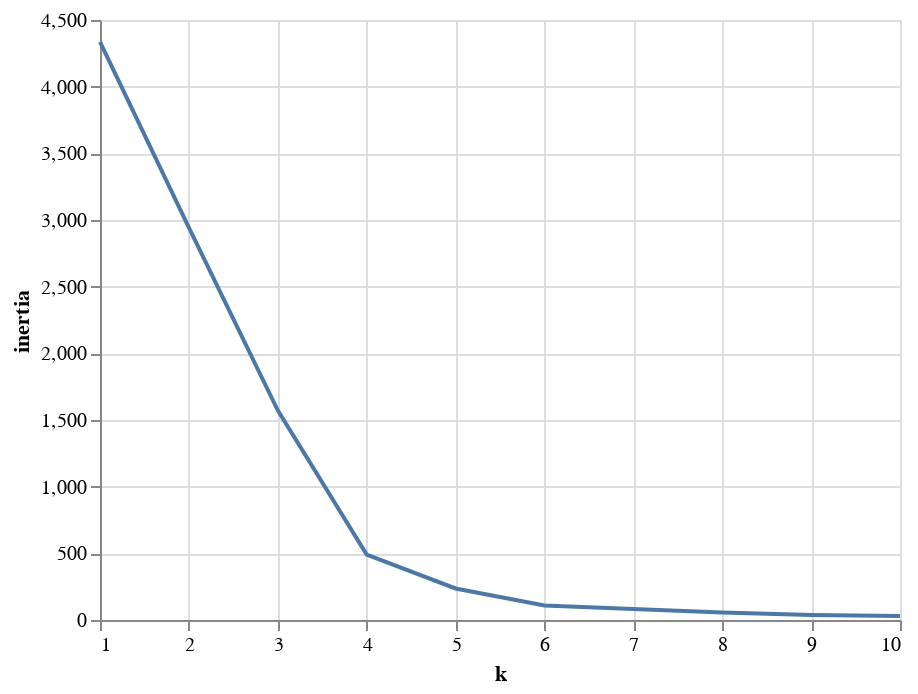

The cell this chart's notebook holds for it:
### Code cell
import altair as alt
alt.Chart(df_elbow).mark_line().encode(
    x='k',
    y='inertia'
)

### Figure 1 — Vega-Lite specification as saved in the notebook (floating-point values rounded to 4 significant figures)
{"config": {"view": {"continuousWidth": 400, "continuousHeight": 300}}, "data": {"name": "data-467548673a11b74de0a79ec2db6e8c33"}, "mark": "line", "encoding": {"x": {"field": "k", "type": "quantitative"}, "y": {"field": "inertia", "type": "quantitative"}}, "$schema": "https://vega.github.io/schema/vega-lite/v4.17.0.json", "datasets": {"data-467548673a11b74de0a79ec2db6e8c33": [{"k": 1, "inertia": 4336.0}, {"k": 2, "inertia": 2942.0}, {"k": 3, "inertia": 1573.0}, {"k": 4, "inertia": 490.8}, {"k": 5, "inertia": 236.4}, {"k": 6, "inertia": 109.2}, {"k": 7, "inertia": 82.94}, {"k": 8, "inertia": 56.92}, {"k": 9, "inertia": 37.49}, {"k": 10, "inertia": 29.53}]}}
